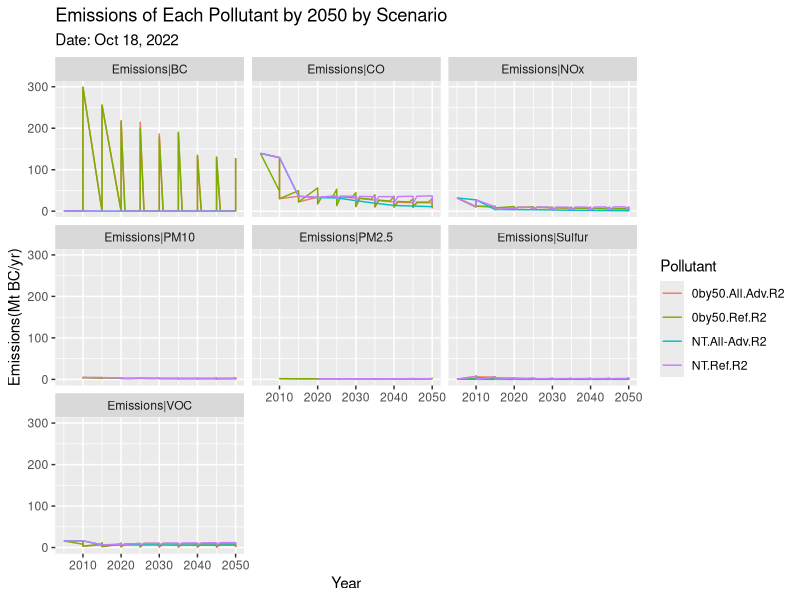
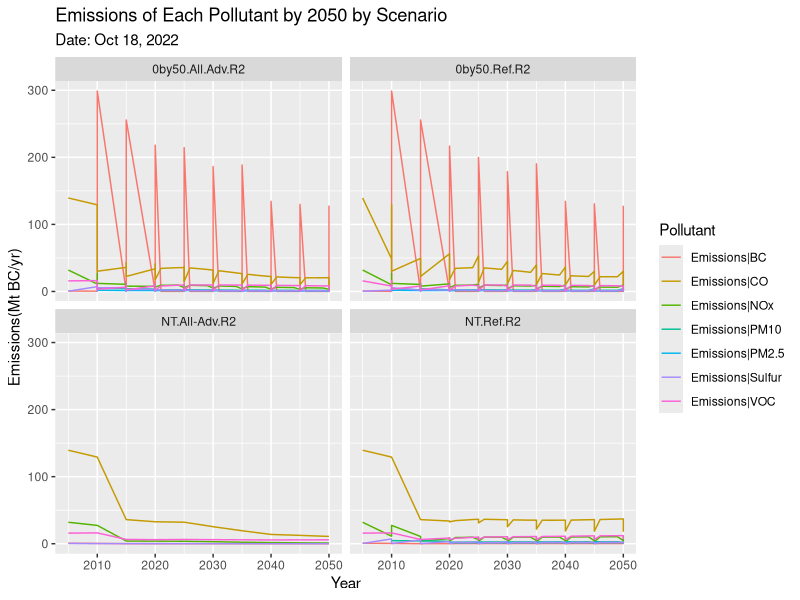
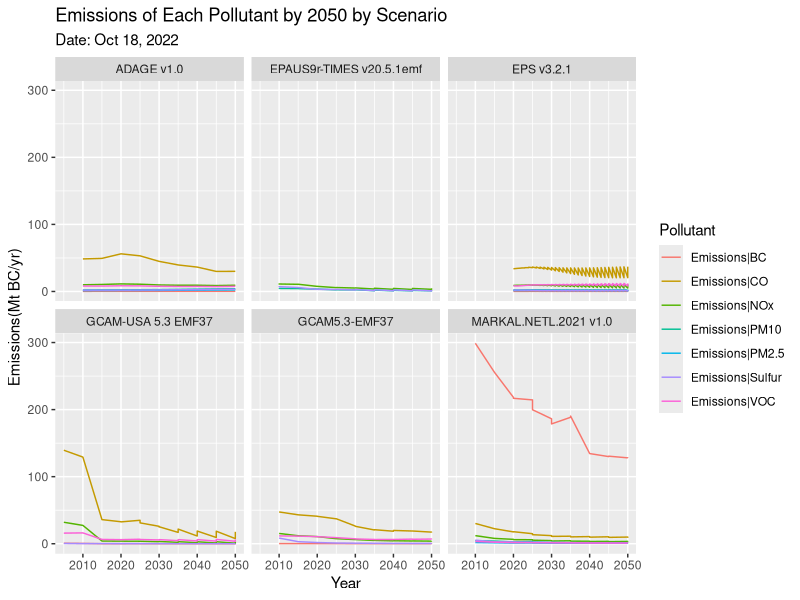

These figures' R source, in order: (Note: this script raises an error after producing the figures.)
## ---- chunk 1
library (tidyverse)
## ---- chunk 2
r2_data <- read_csv ("usacanmex_1.csv")
## ---- chunk 3
r2_filt <-r2_data %>% 
  filter (region == "United States",
          variable == "Emissions|BC" | 
          variable == "Emissions|CO" |
          variable == "Emissions|NOx" |
          variable == "Emissions|PM10" | 
          variable == "Emissions|PM2.5" | 
          variable == "Emissions|Sulfur" |
          variable == "Emissions|VOC") %>% 
  filter (year <= 2050) %>% 
  filter (scenario != "Nt.Ref.R2") %>% 
  filter (grepl ("R2", scenario)) %>%
  filter (!grepl ("TSG", scenario )) %>%
  filter (!grepl ("CMS", scenario)) %>%
  filter (!grepl ("ISG", scenario)) %>%
  filter (!grepl ("BSG", scenario))

r2_filt_2 <- r2_filt %>% 
  group_by (model, scenario, variable, year) %>% 
  summarize (total = sum (value))

# scenario == "NT.Ref"|
#           scenario == "0by50.Ref"|
#           scenario == "0by50.Adv"|
#           scenario == "0by50.BSG.Adv"|
#           scenario == "0by50.CMSG.Adv"|
#           scenario == "0by50.ISG.Adv"|
#           scenario == "0by50.TSG.Adv"
## ---- chunk 4
ggplot (data = r2_filt, mapping = aes (x = year, 
                                       y = value, 
                                       color = scenario))+
  geom_line()+
  facet_wrap (~variable)+
  labs (title = "Emissions of Each Pollutant by 2050 by Scenario",
          subtitle = "Date: Oct 18, 2022",
          x = "Year",
          y = "Emissions(Mt BC/yr)",
          color = "Pollutant")
## ---- chunk 5
ggplot (data = r2_filt_2, mapping = aes (x = year, 
                                       y = total, 
                                       color = variable))+
  geom_line()+
  facet_wrap (~scenario)+
  labs (title = "Emissions of Each Pollutant by 2050 by Scenario",
          subtitle = "Date: Oct 18, 2022",
          x = "Year",
          y = "Emissions(Mt BC/yr)",
          color = "Pollutant")
## ---- chunk 6
ggplot (data = r2_filt, mapping = aes (x = year, 
                                       y = value, 
                                       color = variable))+
  geom_line()+
  facet_wrap (~model)+
  labs (title = "Emissions of Each Pollutant by 2050 by Scenario",
          subtitle = "Date: Oct 18, 2022",
          x = "Year",
          y = "Emissions(Mt BC/yr)",
          color = "Pollutant")
## ---- chunk 7
ggplot (data = r2_filt, mapping = aes (x = year, 
                                       y = value, 
                                       color = variable))+
  geom_line(aes(y=value))+
  geom_line (aes (y=scenario))+
  scale_y_continuous (
    name = "Emissions(Mt BC/yr)",
    sec.axis = sec_axis (trans=~.*1, name = "Scenario")
  )+
  facet_wrap (~model)+
  labs (title = "Emissions of Each Pollutant by 2050 by Scenario",
          subtitle = "Date: Oct 18, 2022",
          x = "Year",
          y = "Emissions(Mt BC/yr)",
          color = "Pollutant")
## ---- chunk 8
ggplot (data = r2_filt, mapping = aes (x = year, y = value, color = scenario))+
    geom_line()+
    facet_wrap (~variable)+
    labs (title = "Emissions of Each Pollutant by 2050 by Scenario",
          subtitle = "Date: Oct 18, 2022",
          x = "Year",
          y = "Emissions(Mt BC/yr)",
          color = "Pollutant")
## ---- chunk 9

ggplot (data = r2_filt, mapping = aes (x = year, y = value, color = scenario))+
  geom_point()+
  facet_wrap (~variable)+
  labs (title = "Emissions of Each Pollutant by 2050 by Scenario",
        subtitle = "Date: Oct 13, 2022",
        x = "Year",
        y = "Emissions(Mt BC/yr)",
        color = "Pollutant")

## ---- chunk 10

## ---- chunk 11


r2_filt %>% 
  filter(scenario == "0by50.Ref.R2") %>% 
  ggplot (mapping = aes (x = year, y = value))+
    geom_point()+
    facet_wrap (~variable)+
    labs (title = "Emissions of Each Pollutant by 2050 by Scenario",
          subtitle = "Date: Oct 13, 2022",
          x = "Year",
          y = "Emissions(Mt BC/yr)",
          color = "Pollutant")
## ---- chunk 12
r2_filt %>% 
  filter(scenario == "0by50.Ref.R2",
         value != 0) %>% 
  ggplot (mapping = aes (x = year, y = value))+
    geom_point()+
    facet_wrap (~variable)+
    labs (title = "Emissions of Each Pollutant by 2050 by Scenario",
          subtitle = "Date: Oct 13, 2022",
          x = "Year",
          y = "Emissions(Mt BC/yr)",
          color = "Pollutant")
## ---- chunk 13
ggplot (data = r2_filt, mapping = aes (x = year, y = value, color = variable))+
  geom_line()+
  facet_wrap (~scenario)+
  labs (title = "Emissions of Each Pollutant by 2050 by Scenario",
        subtitle = "Date: Oct 13, 2022",
        x = "Year",
        y = "Emissions(Mt BC/yr)",
        color = "Pollutant")
## ---- chunk 14

scen_BC <- r2_filt %>% 
  select (-model, -region) %>% 
  filter (variable == "Emissions|BC") 

ggplot (data = scen_BC, mapping = aes (x = year, y = value))+
  geom_line()+
  facet_wrap (~scenario)+
  labs (title = "1a) BC emissions by Scenario",
        x = "Year",
        y = "Emissions|BC (Mt BC/yr)")

## ---- chunk 15

scen_CO <- r2_filt %>% 
  select (-model, -region) %>% 
  filter (variable == "Emissions|CO") 

ggplot (data = scen_CO, mapping = aes (x = year, y = value))+
  geom_line()+
  facet_wrap (~scenario)+
  labs (title = "2a) CO emissions by Scenario",
        x = "Year",
        y = "Emissions|CO (Mt BC/yr)")
## ---- chunk 16
scen_pm25 <- r2_filt %>% 
  select (-model, -region) %>% 
  filter (variable == "Emissions|PM2.5") 

ggplot (data = scen_pm25, mapping = aes (x = year, y = value))+
  geom_line()+
  facet_wrap (~scenario)+
  labs (title = "3a) PM 2.5 emissions by Scenario",
        x = "Year",
        y = "Emissions|PM2.5 (Mt BC/yr)")
## ---- chunk 17
scen_pm10 <- r2_filt %>% 
  select (-model, -region) %>% 
  filter (variable == "Emissions|PM10") 

ggplot (data = scen_pm10, mapping = aes (x = year, y = value))+
  geom_line()+
  facet_wrap (~scenario)+
  labs (title = "4a) PM 10 emissions by Scenario",
        x = "Year",
        y = "Emissions|PM10 (Mt BC/yr)")
## ---- chunk 18
scen_voc <- r2_filt %>% 
  select (-model, -region) %>% 
  filter (variable == "Emissions|VOC") 

ggplot (data = scen_voc, mapping = aes (x = year, y = value))+
  geom_line()+
  facet_wrap (~scenario)+
  labs (title = "5a) VOC emissions by Scenario",
        x = "Year",
        y = "Emissions|VOC (Mt BC/yr)")
## ---- chunk 19
scen_nox <- r2_filt %>% 
  select (-model, -region) %>% 
  filter (variable == "Emissions|NOx")

ggplot (data = scen_nox, mapping = aes (x = year, y = value))+
  geom_line()+
  facet_wrap (~scenario)+
  labs (title = "6a) NOx emissions by Scenario",
        x = "Year",
        y = "Emissions|NOx (Mt BC/yr)")
## ---- chunk 20
scen_sulfur <- r2_filt %>% 
  select (-model, -region) %>% 
  filter (variable == "Emissions|Sulfur")

ggplot (data = scen_sulfur, mapping = aes (x = year, y = value))+
  geom_line()+
  facet_wrap (~scenario)+
  labs (title = "7a) Sulfur emissions by Scenario",
        x = "Year",
        y = "Emissions|Sulfur (Mt BC/yr)")
